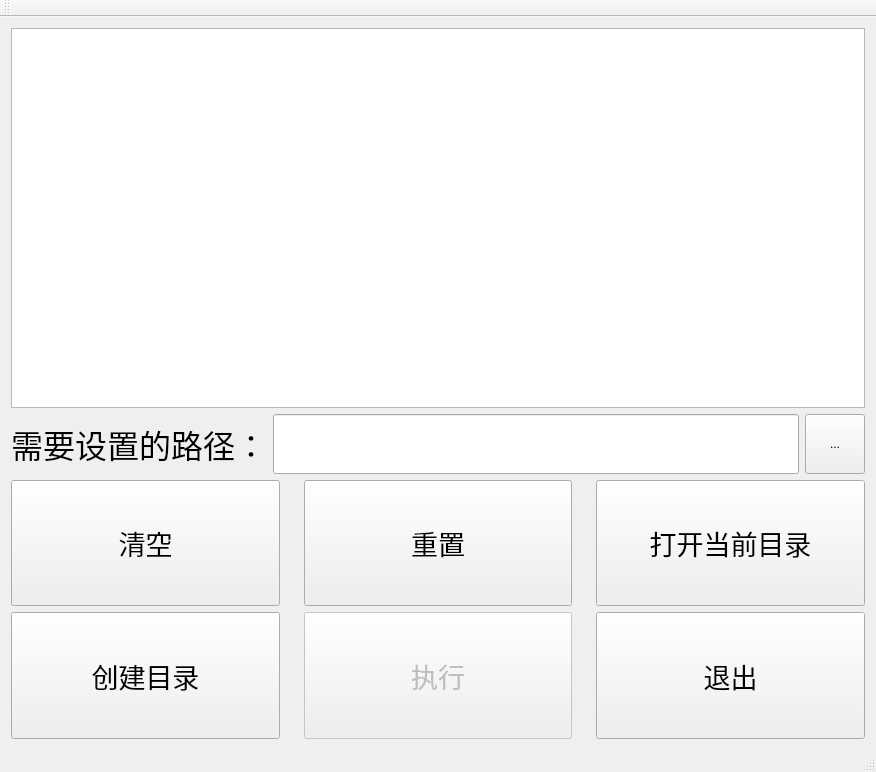
<?xml version="1.0" encoding="UTF-8"?>
<ui version="4.0">
 <class>MainWindow</class>
 <widget class="QMainWindow" name="MainWindow">
  <property name="geometry">
   <rect>
    <x>0</x>
    <y>0</y>
    <width>876</width>
    <height>772</height>
   </rect>
  </property>
  <property name="windowTitle">
   <string>MainWindow</string>
  </property>
  <widget class="QWidget" name="centralWidget">
   <layout class="QVBoxLayout" name="verticalLayout" stretch="3,0,1,1">
    <item>
     <widget class="QTextBrowser" name="textBrowser">
      <property name="font">
       <font>
        <pointsize>18</pointsize>
       </font>
      </property>
     </widget>
    </item>
    <item>
     <layout class="QHBoxLayout" name="horizontalLayout" stretch="0,1,0">
      <item>
       <widget class="QLabel" name="label">
        <property name="font">
         <font>
          <pointsize>24</pointsize>
         </font>
        </property>
        <property name="text">
         <string>需要设置的路径：</string>
        </property>
       </widget>
      </item>
      <item>
       <widget class="QLineEdit" name="lineEdit">
        <property name="sizePolicy">
         <sizepolicy hsizetype="Expanding" vsizetype="Expanding">
          <horstretch>0</horstretch>
          <verstretch>0</verstretch>
         </sizepolicy>
        </property>
        <property name="styleSheet">
         <string notr="true">font: 87 18pt &quot;Arial&quot;;</string>
        </property>
       </widget>
      </item>
      <item>
       <widget class="QToolButton" name="toolButton">
        <property name="sizePolicy">
         <sizepolicy hsizetype="Expanding" vsizetype="Expanding">
          <horstretch>0</horstretch>
          <verstretch>0</verstretch>
         </sizepolicy>
        </property>
        <property name="minimumSize">
         <size>
          <width>60</width>
          <height>60</height>
         </size>
        </property>
        <property name="maximumSize">
         <size>
          <width>100</width>
          <height>100</height>
         </size>
        </property>
        <property name="text">
         <string>...</string>
        </property>
       </widget>
      </item>
     </layout>
    </item>
    <item>
     <layout class="QHBoxLayout" name="horizontalLayout_3">
      <property name="spacing">
       <number>24</number>
      </property>
      <item>
       <widget class="QPushButton" name="Clean">
        <property name="sizePolicy">
         <sizepolicy hsizetype="Expanding" vsizetype="Expanding">
          <horstretch>0</horstretch>
          <verstretch>0</verstretch>
         </sizepolicy>
        </property>
        <property name="font">
         <font>
          <pointsize>20</pointsize>
         </font>
        </property>
        <property name="text">
         <string>清空</string>
        </property>
       </widget>
      </item>
      <item>
       <widget class="QPushButton" name="pushButton">
        <property name="sizePolicy">
         <sizepolicy hsizetype="Expanding" vsizetype="Expanding">
          <horstretch>0</horstretch>
          <verstretch>0</verstretch>
         </sizepolicy>
        </property>
        <property name="font">
         <font>
          <pointsize>20</pointsize>
         </font>
        </property>
        <property name="text">
         <string>重置</string>
        </property>
       </widget>
      </item>
      <item>
       <widget class="QPushButton" name="OpenDir">
        <property name="sizePolicy">
         <sizepolicy hsizetype="Expanding" vsizetype="Expanding">
          <horstretch>0</horstretch>
          <verstretch>0</verstretch>
         </sizepolicy>
        </property>
        <property name="font">
         <font>
          <pointsize>20</pointsize>
         </font>
        </property>
        <property name="text">
         <string>打开当前目录</string>
        </property>
       </widget>
      </item>
     </layout>
    </item>
    <item>
     <layout class="QHBoxLayout" name="horizontalLayout_2">
      <property name="spacing">
       <number>24</number>
      </property>
      <item>
       <widget class="QPushButton" name="CreatDir">
        <property name="sizePolicy">
         <sizepolicy hsizetype="Expanding" vsizetype="Expanding">
          <horstretch>0</horstretch>
          <verstretch>0</verstretch>
         </sizepolicy>
        </property>
        <property name="font">
         <font>
          <pointsize>20</pointsize>
         </font>
        </property>
        <property name="text">
         <string>创建目录</string>
        </property>
       </widget>
      </item>
      <item>
       <widget class="QPushButton" name="StartProcess">
        <property name="enabled">
         <bool>false</bool>
        </property>
        <property name="sizePolicy">
         <sizepolicy hsizetype="Expanding" vsizetype="Expanding">
          <horstretch>0</horstretch>
          <verstretch>0</verstretch>
         </sizepolicy>
        </property>
        <property name="font">
         <font>
          <pointsize>20</pointsize>
         </font>
        </property>
        <property name="text">
         <string>执行</string>
        </property>
       </widget>
      </item>
      <item>
       <widget class="QPushButton" name="Exit">
        <property name="sizePolicy">
         <sizepolicy hsizetype="Expanding" vsizetype="Expanding">
          <horstretch>0</horstretch>
          <verstretch>0</verstretch>
         </sizepolicy>
        </property>
        <property name="font">
         <font>
          <pointsize>20</pointsize>
         </font>
        </property>
        <property name="text">
         <string>退出</string>
        </property>
       </widget>
      </item>
     </layout>
    </item>
   </layout>
  </widget>
  <widget class="QMenuBar" name="menuBar">
   <property name="geometry">
    <rect>
     <x>0</x>
     <y>0</y>
     <width>876</width>
     <height>23</height>
    </rect>
   </property>
  </widget>
  <widget class="QToolBar" name="mainToolBar">
   <attribute name="toolBarArea">
    <enum>TopToolBarArea</enum>
   </attribute>
   <attribute name="toolBarBreak">
    <bool>false</bool>
   </attribute>
  </widget>
  <widget class="QStatusBar" name="statusBar"/>
 </widget>
 <layoutdefault spacing="6" margin="11"/>
 <resources/>
 <connections/>
</ui>
